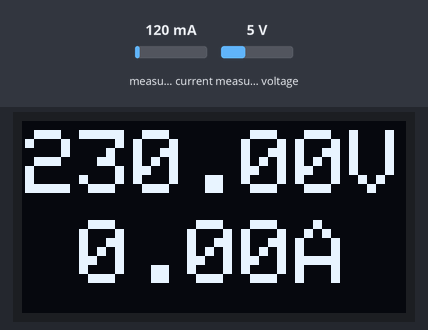
Bench run of a sketch on a simulated Arduino Uno, built with avr-gcc and run on an emulated ATmega328P. On the bench: 128×64 one-colour display. The test bench sets the inputs (shaded band); at power-on: measured current 120 mA, measured voltage 5 V.

Above: at 1.3 s.
1.4 s: measured current set to 500 mA
At 2.3 s:
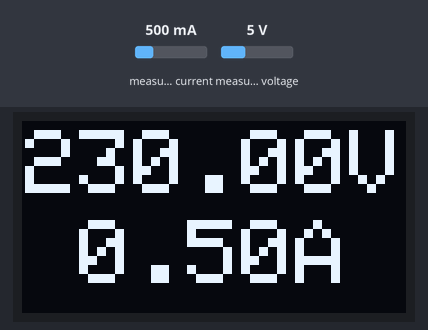
4.4 s: measured voltage set to 0.3 V
At 6.0 s:
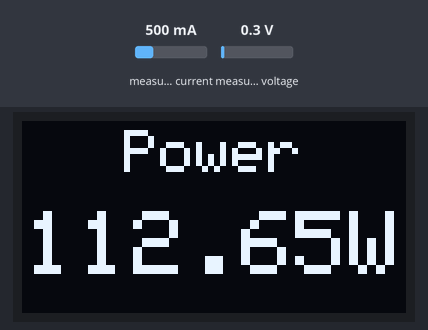
7.4 s: measured current set to 40 mA
At 8.3 s:
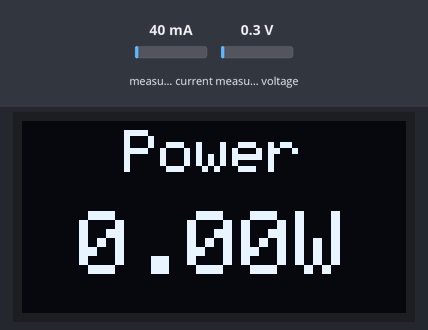
9.5 s: measured current set to 1000 mA
At 10.8 s:
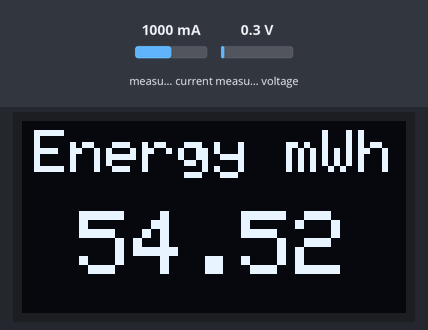
12.5 s: measured current set to 35 mA
At 13.4 s:
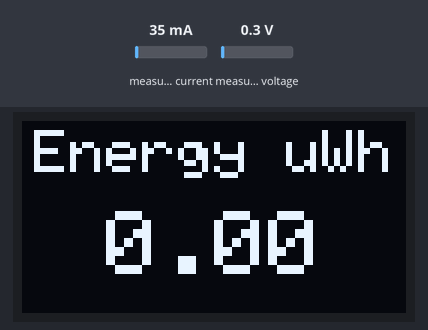
17.6 s: measured voltage set to 3.8 V
At 20.9 s:
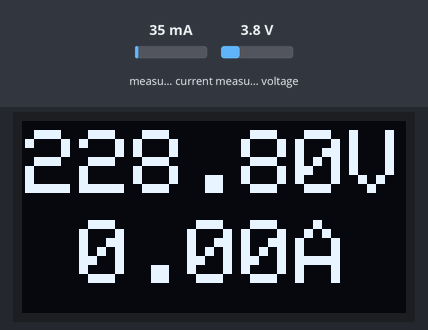
Timing chart, 0 to 21.6 s (numbered marks = the images above; inputs shaded):
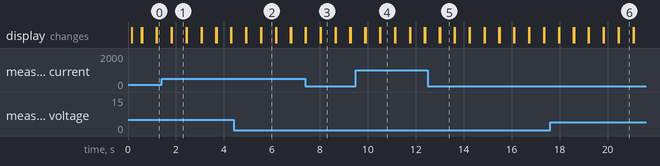

The sketch:

AC_vol_cur_read_LCD.ino
```cpp
#include "ZMPT101B.h"
#include "ACS712.h"

#include <SPI.h>
#include <Wire.h>
#include <Adafruit_GFX.h>
#include <Adafruit_SSD1306.h>

#define SCREEN_WIDTH 128 // OLED display width, in pixels
#define SCREEN_HEIGHT 64 // OLED display height, in pixels

#define OLED_RESET     -1 // Reset pin # (or -1 if sharing Arduino reset pin)
#define SCREEN_ADDRESS 0x3C ///< See datasheet for Address; 0x3D for 128x64, 0x3C for 128x32
Adafruit_SSD1306 display(SCREEN_WIDTH, SCREEN_HEIGHT, &Wire, OLED_RESET);


ZMPT101B voltageSensor(34);
ACS712 currentSensor(ACS712_20A, 36);

float P=0;
float U=0;
float I=0;
long dt=0;
float CulmPwh=0;
float units=0;
long changeScreen=0;
float lastSample=0;

unsigned long lasttime=0;
long ScreenSelect = 0;


void setup()
{
  Serial.begin(9600);

  delay(100);
  voltageSensor.setSensitivity(0.0025);
  voltageSensor.setZeroPoint(2621);

  currentSensor.setZeroPoint(2943);
  currentSensor.setSensitivity(0.15);

  if(!display.begin(SSD1306_SWITCHCAPVCC, SCREEN_ADDRESS)) {
    Serial.println(F("SSD1306 allocation failed"));
    for(;;); }

  // Clear the buffer
  display.clearDisplay();
  display.display();

  //Caliberation Commands Need To Be Run On First Upload.
  //CalibCurrent();
  //CalibVoltage();

}


void loop()
{
  // To measure voltage/current we need to know the frequency of voltage/current
  // By default 50Hz is used, but you can specify desired frequency
  // as first argument to getVoltageAC and getCurrentAC() method, if necessary

  U = voltageSensor.getVoltageAC();
    if(U<55)
      {
        U=0;
        CulmPwh=0;
       }

  I = currentSensor.getCurrentAC();
  dt = micros()- lastSample;

    if(I<0.15)
      {
        I=0;
        CulmPwh=0;
      }

  // To calculate the power we need voltage multiplied by current
  P = U * I;

  CulmPwh = CulmPwh + P*(dt/3600);///uWh
  units= CulmPwh/1000;

  if(millis()-changeScreen>5000)
    {
      ScreenSelect+=1;
      changeScreen=millis();
    }

  if(millis()-lasttime>500)
    {
      if((ScreenSelect%4)==0)
      { displayVoltCurrent(); }//Volts and Current

      else if( (ScreenSelect%4)==1)
      { displayInstPower();   }//Instantaenous Power

      else if( (ScreenSelect%4)==2)
      { displayEnergy();      } //Energy

      else if( (ScreenSelect%4)==3)
      { displayUnits();       } //Units
    }
  lastSample=micros();
}

void displayVoltCurrent()
{
  display.clearDisplay();
  display.setTextColor(WHITE);

  display.setTextSize(3);
  displayCenter(String(U)+"V",3);

  display.setTextSize(3);
  displayCenter(String(I)+"A",33);
  display.display();
  lasttime=millis();

}

void displayInstPower()
{
  display.clearDisplay();
  display.setTextColor(WHITE);
  display.setTextSize(2);
  display.setCursor(0,0);
  displayCenter("Power",3);
  display.setTextSize(3);

     if(P>1000)
      {
        displayCenter(String(P/1000)+"kW",30);
      }
    else
      {
        displayCenter(String(P)+"W",30);
      }

  display.display();
  lasttime=millis();
}

void displayEnergy()
{
  display.clearDisplay();
  display.setTextColor(WHITE);

   if(CulmPwh>1000000000)
     {
        display.setTextSize(2);
        displayCenter("Energy kWh",3);
        display.setTextSize(3);
        displayCenter(String(CulmPwh/1000000000),30);
     }
   else if(CulmPwh<1000000000 && CulmPwh>1000000)
     {
        display.setTextSize(2);
        displayCenter("Energy Wh",3);
        display.setTextSize(3);
        displayCenter(String(CulmPwh/1000000),30);
     }
   else if(CulmPwh<1000000 && CulmPwh>1000)
     {
        display.setTextSize(2);
        displayCenter("Energy mWh",3);
        display.setTextSize(3);
        displayCenter(String(CulmPwh/1000),30);
     }
   else
     {
        display.setTextSize(2);
        displayCenter("Energy uWh",3);
        display.setTextSize(3);
        displayCenter(String(CulmPwh),30);
     }
  display.display();
  lasttime=millis();
 }

void displayUnits()
{
  display.clearDisplay();
  display.setTextColor(WHITE);

    if(units>1000000)
      {
        display.setTextSize(2);
        displayCenter("Units",3);
        display.setTextSize(3);
        displayCenter(String(units/1000000),30);
      }
    else if(units<1000000 && units>1000)
      {
        display.setTextSize(2);
        displayCenter("MilliUnits",3);
        display.setTextSize(3);
        displayCenter(String(units/1000),30);
      }
  else
      {
        display.setTextSize(2);
        displayCenter("MicroUnits",3);
        display.setTextSize(3);
        displayCenter(String(units),30);
      }
  display.display();
  lasttime=millis();
 }

void CalibCurrent()
{
  while(1)
  {
    currentSensor.calibrate();
    Serial.print("Zero Point Current :");
    Serial.println(currentSensor.getZeroPoint());
    display.clearDisplay();
    display.setTextColor(WHITE);
    display.setTextSize(1);
    display.setCursor(0,0);
    display.print("Current Zero Point :");
    display.setCursor(0,20);
    display.setTextSize(2);
    display.print(currentSensor.getZeroPoint());
    display.display();
    delay(500);
  }

}

void CalibVoltage()
{
  while(1)
  {
    voltageSensor.calibrate();
    Serial.print("Zero Point Voltage :");
    Serial.println(voltageSensor.getZeroPoint());
    display.clearDisplay();
    display.setTextColor(WHITE);
    display.setTextSize(1);
    display.setCursor(0,0);
    display.print("Voltage Zero Point :");
    display.setCursor(0,20);
    display.setTextSize(2);
    display.print(voltageSensor.getZeroPoint());
    display.display();
    delay(500);
  }

}

void displayCenter(String text, int line)
{
  int16_t x1;
  int16_t y1;
  uint16_t width;
  uint16_t height;

  display.getTextBounds(text, 0, 0, &x1, &y1, &width, &height);
  // display on horizontal center
  display.setCursor((SCREEN_WIDTH - width) / 2, line);
  display.println(text); // text to display
  display.display();
}
```

Measured:
- after the input at 1.4 s, the display: first differs from a run without the input after 0.43 s (image 1)
- after the input at 7.4 s, the display: first differs from a run without the input after 0.64 s (image 3)
- after the input at 12.5 s, the display: first changes after 0.48 s (image 5 shows a later state)
- what the display in image 1 shows lasts 0.6 s, from 1.8 s to 2.4 s
